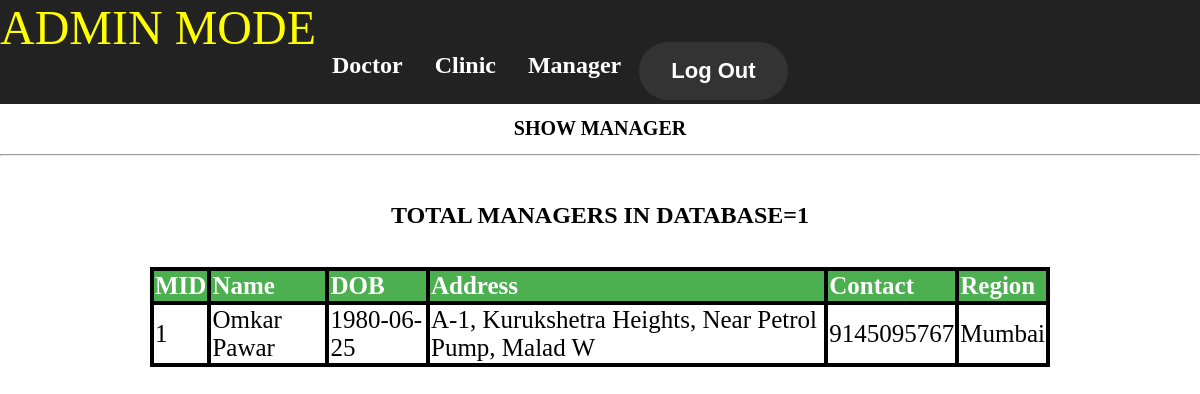
The app's page /Admin/showmanager.php with its own data.
### tables this page shows
CREATE TABLE `manager` (
  `mid` int(11) NOT NULL,
  `name` varchar(30) NOT NULL,
  `gender` varchar(30) NOT NULL,
  `dob` date NOT NULL,
  `contact` bigint(20) NOT NULL,
  `address` varchar(100) NOT NULL,
  `username` varchar(30) NOT NULL,
  `password` varchar(30) NOT NULL,
  `region` varchar(30) NOT NULL
);

### Admin/showmanager.php (the view, shortened to what this page needs)
<!DOCTYPE html>
<html>
<head>
<link rel="stylesheet" href="adminmain.css">
</head>
<body background= "managerview.jpg">
<ul>
<li class="dropdown"><font color="yellow" size="10">ADMIN MODE</font></li>
<br>
<h2>
  <li class="dropdown">
  <a href="javascript:void(0)" class="dropbtn">Doctor</a>
  </li>
  <li class="dropdown">
  <a href="javascript:void(0)" class="dropbtn">Clinic</a>
  </li>
  <li class="dropdown">
  <a href="javascript:void(0)" class="dropbtn">Manager</a>
  </li>
   <li>
	<form method="post" action="mainpage.php">
	<button type="submit" class="cancelbtn" name="logout" style="float:right;font-size:22px"><b>Log Out</b></button>
	</form>
  </li>
</ul>
<center><h1>SHOW MANAGER</h1><hr>
<?php
$con = mysqli_connect('localhost','root','','wt_database');
$sql="SELECT * FROM manager order by MID ASC";
$result = mysqli_query($con,$sql);
echo "<br><h2>TOTAL MANAGERS IN DATABASE=<b>".mysqli_num_rows($result)."</b></h2><br>";
echo "<table>
<tr>
<th>MID</th>
<th>Name</th>
<th>DOB</th>
<th>Address</th>
<th>Contact</th>
<th>Region</th>
</tr>";
while($row = mysqli_fetch_array($result)) {
    echo "<tr>";
	echo "<td>" . $row['mid'] . "</td>";
    echo "<td>" . $row['name'] . "</td>";
    echo "<td>" . $row['dob'] . "</td>";
	echo "<td>" . $row['address'] . "</td>";
	echo "<td>" . $row['contact'] . "</td>";
	echo "<td>" . $row['region'] . "</td>";
    echo "</tr>";
}
echo "</table>";
?>
</body>
</html>

### Admin/adminmain.css (style rules this page uses)
body, html { background-color:white; height: 100%; margin: 0; background-position:center; background-repeat: repeat-y; background-size: cover; background-attachment:fixed; font-family:verdana; }
h1 { text-align:center; color:black; font-size:20px; top:30%; }
button { border-radius:32px; background-color: #333; border: none; color: white; padding: 16px 32px; text-align: center; text-decoration: none; display: inline-block; font-size: 16px; margin: 4px 2px; -webkit-transition-duration: 0.4s; transition-duration: 0.4s; cursor: pointer; }
ul { list-style-type: none; margin: 0; padding: 0; overflow: hidden; background-color: #222; }
li { float: left; }
li a, .dropbtn { display: inline-block; color: white; text-align: center; padding: 14px 16px; text-decoration: none; }
li.dropdown { display: inline-block; }

### Admin/showmanager.php (style rules this page uses)
table { width: 75%; border-collapse: collapse; border: 4px solid black; padding: 5px; font-size: 25px; }
th { border: 4px solid black; background-color: #4CAF50; color: white; text-align: left; }
tr,td { border: 4px solid black; background-color: white; color: black; }

### records on screen
manager: mid "1", name "Omkar Pawar", dob "1980-06-25", address "A-1, Kurukshetra Heights, Near Petrol Pump, Malad W", contact "9145095767", region "Mumbai"

### other values on screen
mysqli_num_rows($result) "1"
